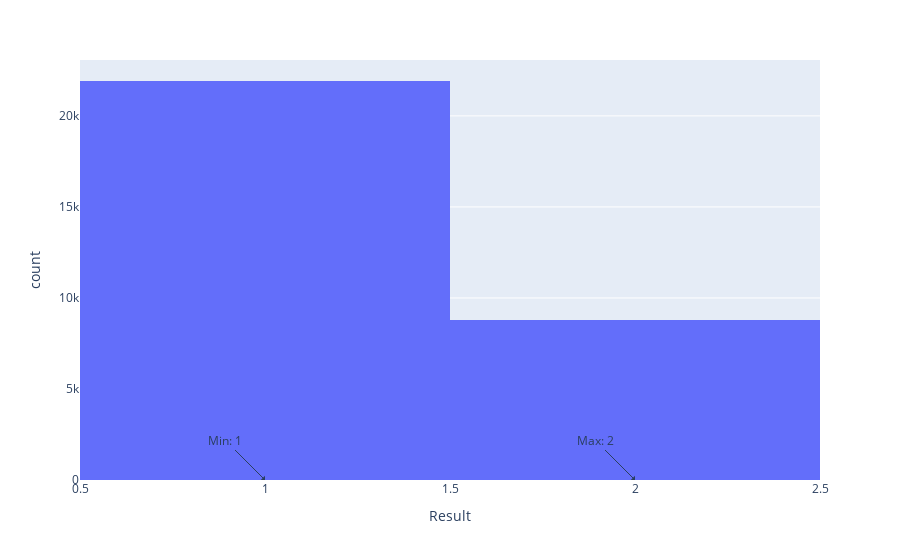

The notebook cell saved with this chart:
### Code cell
# Choose the column to plot
column_name = 'Result'  # Replace with the actual column name

# Sort the DataFrame by the column in ascending order
df_sorted = df.sort_values(column_name)

# Create the Plotly figure
fig = px.histogram(df_sorted, x=column_name)
min_value = df_sorted[column_name].min()
max_value = df_sorted[column_name].max()

# Get the statistical measures
mean_value = df_sorted[column_name].mean()
std_value = df_sorted[column_name].std()
quantiles = df_sorted[column_name].quantile([0.25, 0.5, 0.75])
count = df_sorted[column_name].count()
print("Mean: {:.2f}".format(mean_value))
print("Std: {:.2f}".format(std_value))
print("Q1: {:.2f}".format(quantiles[0.25]))
print("Q2: {:.2f}".format(quantiles[0.5]))
print("Q3: {:.2f}".format(quantiles[0.75]))
print("Count: {}".format(count))
# Add annotations for statistical measures
fig.update_layout(
    annotations=[
         dict(
            x=min_value,
            y=0,
            xref="x",
            yref="paper",
            text="Min: {}".format(min_value),
            showarrow=True,
            arrowhead=1,
            ax=-40,
            ay=-40
        ),
        
        dict(
            x=max_value,
            y=0,
            xref="x",
            yref="paper",
            text="Max: {}".format(max_value),
            showarrow=True,
            arrowhead=1,
            ax=-40,
            ay=-40
        )
        
    ]
)

# Save the figure as an HTML file

# Show the plot
fig.show()

### Figure 1 — Plotly figure (JSON) as saved in the notebook; plotly's stock layout.template omitted (floating-point values rounded to 4 significant figures; data arrays with more than 128 entries replaced by an {"elided": "..."} marker saying what was removed)
{"data": [{"alignmentgroup": "True", "bingroup": "x", "hovertemplate": "Result=%{x}<br>count=%{y}<extra></extra>", "legendgroup": "", "marker": {"color": "#636efa", "pattern": {"shape": ""}}, "name": "", "offsetgroup": "", "orientation": "v", "showlegend": false, "type": "histogram", "x": {"elided": "30691 int values"}, "xaxis": "x", "yaxis": "y"}], "layout": {"annotations": [{"arrowhead": 1, "ax": -40, "ay": -40, "showarrow": true, "text": "Min: 1", "x": 1, "xref": "x", "y": 0, "yref": "paper"}, {"arrowhead": 1, "ax": -40, "ay": -40, "showarrow": true, "text": "Max: 2", "x": 2, "xref": "x", "y": 0, "yref": "paper"}], "barmode": "relative", "legend": {"tracegroupgap": 0}, "margin": {"t": 60}, "xaxis": {"anchor": "y", "domain": [0, 1], "title": {"text": "Result"}}, "yaxis": {"anchor": "x", "domain": [0, 1], "title": {"text": "count"}}}}
